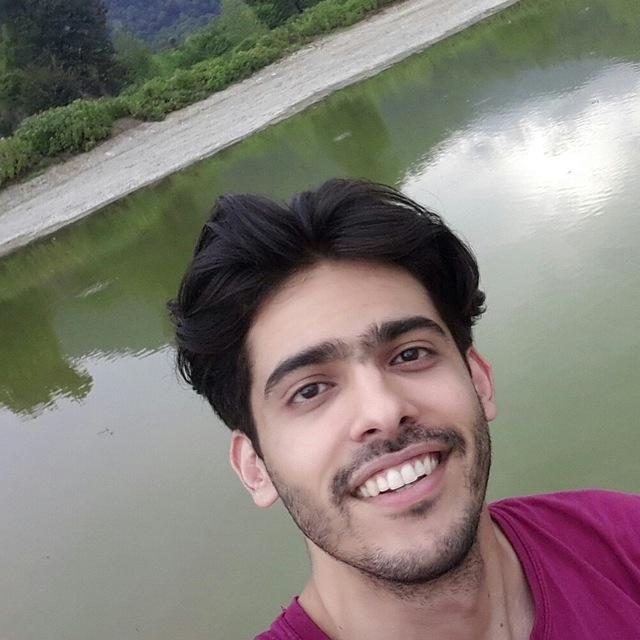
#> input picture _03_transformation/pooya.jpg, 640 x 640 px
$ python _01_resize.py
#> lines starting #> are read from the running program, lines starting #| are printed output that depends on the picture
import matplotlib.pyplot as plt
import cv2

img = cv2.imread('pooya.jpg')
#> img is the input picture: shape (640, 640, 3); mean B, G, R 118.4, 124.7, 131.6

height, width, _ = img.shape
#> height = 640; width = 640

img_resize = cv2.resize(img, (width * 2, height * 2))
img_resize_2 = cv2.resize(img, dsize=None, fx=0.5, fy=0.5)
img_resize_flag = cv2.resize(img, dsize=None, fx=0.5, fy=0.5, interpolation=cv2.INTER_LINEAR)

plt.subplot(1, 4, 1)
plt.imshow(img[..., ::-1])
plt.title('org')

plt.subplot(1, 4, 2)
plt.imshow(img_resize[..., ::-1])
plt.title('resize')

plt.subplot(1, 4, 3)
plt.imshow(img_resize_2[..., ::-1])
plt.title('resize_2')


plt.subplot(1, 4, 4)
plt.imshow(img_resize_flag[..., ::-1])
plt.title('img_resize_flag')

plt.show()
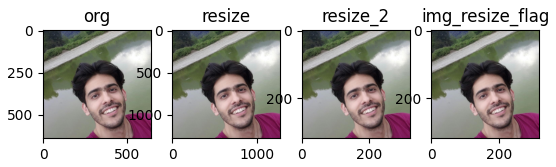
#> figure drawn by matplotlib, 4 panels
# check out https://chadrick-kwag.net/cv2-resize-interpolation-methods/
